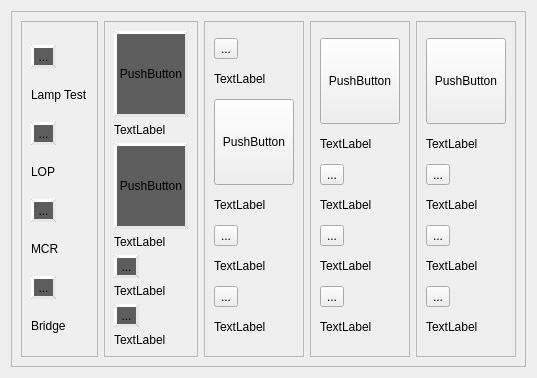
      <widget class="QWidget" name="lop">
       <layout class="QGridLayout" name="gridLayout_3">
        <item row="0" column="0">
         <widget class="QFrame" name="frame_20">
          <property name="frameShape">
           <enum>QFrame::StyledPanel</enum>
          </property>
          <property name="frameShadow">
           <enum>QFrame::Raised</enum>
          </property>
          <layout class="QGridLayout" name="gridLayout_2">
           <item row="0" column="0">
            <widget class="QFrame" name="frame_22">
             <property name="maximumSize">
              <size>
               <width>112</width>
               <height>490</height>
              </size>
             </property>
             <property name="frameShape">
              <enum>QFrame::StyledPanel</enum>
             </property>
             <property name="frameShadow">
              <enum>QFrame::Raised</enum>
             </property>
             <layout class="QVBoxLayout" name="verticalLayout_20">
              <item>
               <widget class="QToolButton" name="toolButton_lamptest">
                <property name="styleSheet">
                 <string notr="true">            #toolButton_lamptest {
                background-color: rgb(93, 93, 93);
                border-style: outset;
                border-width: 3px;
                border-radius: 40px;
                border-color: rgb(232, 232, 232);
            }
            #toolButton_lamptest:pressed {
                background-color: red;
            }</string>
                </property>
                <property name="text">
                 <string>...</string>
                </property>
                <property name="icon">
                 <iconset resource="rsc.qrc">
                  <normaloff>:/icons/icons/button.png</normaloff>:/icons/icons/button.png</iconset>
                </property>
                <property name="iconSize">
                 <size>
                  <width>512</width>
                  <height>512</height>
                 </size>
                </property>
               </widget>
              </item>
              <item>
               <widget class="QLabel" name="label_24">
                <property name="maximumSize">
                 <size>
                  <width>16777215</width>
                  <height>14</height>
                 </size>
                </property>
                <property name="text">
                 <string>Lamp Test</string>
                </property>
               </widget>
              </item>
              <item>
               <widget class="QToolButton" name="toolButton_lop">
                <property name="styleSheet">
                 <string notr="true">            #toolButton_lop {
                background-color: rgb(93, 93, 93);
                border-style: outset;
                border-width: 3px;
                border-radius: 40px;
                border-color: rgb(232, 232, 232);
            }
            #toolButton_lop:pressed {
                background-color: red;
            }</string>
                </property>
                <property name="text">
                 <string>...</string>
                </property>
                <property name="icon">
                 <iconset resource="rsc.qrc">
                  <normaloff>:/icons/icons/button.png</normaloff>:/icons/icons/button.png</iconset>
                </property>
                <property name="iconSize">
                 <size>
                  <width>512</width>
                  <height>512</height>
                 </size>
                </property>
               </widget>
              </item>
              <item>
               <widget class="QLabel" name="label_25">
                <property name="maximumSize">
                 <size>
                  <width>16777215</width>
                  <height>14</height>
                 </size>
                </property>
                <property name="text">
                 <string>LOP</string>
                </property>
               </widget>
              </item>
              <item>
               <widget class="QToolButton" name="toolButton_mcr">
                <property name="styleSheet">
                 <string notr="true">            #toolButton_mcr {
                background-color: rgb(93, 93, 93);
                border-style: outset;
                border-width: 3px;
                border-radius: 40px;
                border-color: rgb(232, 232, 232);
            }
            #toolButton_mcr:pressed {
                background-color: red;
            }</string>
                </property>
                <property name="text">
                 <string>...</string>
                </property>
                <property name="icon">
                 <iconset resource="rsc.qrc">
                  <normaloff>:/icons/icons/button.png</normaloff>:/icons/icons/button.png</iconset>
                </property>
                <property name="iconSize">
                 <size>
                  <width>512</width>
                  <height>512</height>
                 </size>
                </property>
               </widget>
              </item>
              <item>
               <widget class="QLabel" name="label_26">
                <property name="maximumSize">
                 <size>
                  <width>16777215</width>
                  <height>14</height>
                 </size>
                </property>
                <property name="text">
                 <string>MCR</string>
                </property>
               </widget>
              </item>
              <item>
               <widget class="QToolButton" name="toolButton_bridge">
                <property name="styleSheet">
                 <string notr="true">            #toolButton_bridge {
                background-color: rgb(93, 93, 93);
                border-style: outset;
                border-width: 3px;
                border-radius: 40px;
                border-color: rgb(232, 232, 232);
            }
            #toolButton_bridge:pressed {
                background-color: red;
            }</string>
                </property>
                <property name="text">
                 <string>...</string>
                </property>
                <property name="icon">
                 <iconset resource="rsc.qrc">
                  <normaloff>:/icons/icons/button.png</normaloff>:/icons/icons/button.png</iconset>
                </property>
                <property name="iconSize">
                 <size>
                  <width>512</width>
                  <height>512</height>
                 </size>
                </property>
               </widget>
              </item>
              <item>
               <widget class="QLabel" name="label_27">
                <property name="maximumSize">
                 <size>
                  <width>16777215</width>
                  <height>14</height>
                 </size>
                </property>
                <property name="text">
                 <string>Bridge</string>
                </property>
               </widget>
              </item>
             </layout>
            </widget>
           </item>
           <item row="0" column="1">
            <widget class="QFrame" name="frame_21">
             <property name="maximumSize">
              <size>
               <width>112</width>
               <height>490</height>
              </size>
             </property>
             <property name="frameShape">
              <enum>QFrame::StyledPanel</enum>
             </property>
             <property name="frameShadow">
              <enum>QFrame::Raised</enum>
             </property>
             <layout class="QVBoxLayout" name="verticalLayout_21">
              <item>
               <widget class="QPushButton" name="pushButton_control">
                <property name="minimumSize">
                 <size>
                  <width>74</width>
                  <height>86</height>
                 </size>
                </property>
                <property name="styleSheet">
                 <string notr="true">            #pushButton_control {
                background-color: rgb(93, 93, 93);
                border-style: outset;
                border-width: 3px;
                border-radius: 40px;
                border-color: rgb(232, 232, 232);
            }
            #pushButton_control:pressed {
                background-color: red;
            }</string>
                </property>
                <property name="text">
                 <string>PushButton</string>
                </property>
               </widget>
              </item>
              <item>
               <widget class="QLabel" name="label_20">
                <property name="maximumSize">
                 <size>
                  <width>16777215</width>
                  <height>14</height>
                 </size>
                </property>
                <property name="text">
                 <string>TextLabel</string>
                </property>
               </widget>
              </item>
              <item>
               <widget class="QPushButton" name="pushButton_control_2">
                <property name="minimumSize">
                 <size>
                  <width>74</width>
                  <height>86</height>
                 </size>
                </property>
                <property name="styleSheet">
                 <string notr="true">            #pushButton_control_2 {
                background-color: rgb(93, 93, 93);
                border-style: outset;
                border-width: 3px;
                border-radius: 40px;
                border-color: rgb(232, 232, 232);
            }
            #pushButton_control_2:pressed
 {
                background-color: red;
            }</string>
                </property>
                <property name="text">
                 <string>PushButton</string>
                </property>
               </widget>
              </item>
              <item>
               <widget class="QLabel" name="label_21">
                <property name="maximumSize">
                 <size>
                  <width>16777215</width>
                  <height>14</height>
                 </size>
                </property>
                <property name="text">
                 <string>TextLabel</string>
                </property>
               </widget>
              </item>
              <item>
               <widget class="QToolButton" name="toolButton">
                <property name="styleSheet">
                 <string notr="true">            #toolButton {
                background-color: rgb(93, 93, 93);
                border-style: outset;
                border-width: 3px;
                border-radius: 40px;
                border-color: rgb(232, 232, 232);
            }
            #toolButton:pressed {
                background-color: red;
            }</string>
                </property>
                <property name="text">
                 <string>...</string>
                </property>
                <property name="icon">
                 <iconset resource="rsc.qrc">
                  <normaloff>:/icons/icons/button.png</normaloff>:/icons/icons/button.png</iconset>
                </property>
                <property name="iconSize">
                 <size>
                  <width>512</width>
                  <height>512</height>
                 </size>
                </property>
               </widget>
              </item>
              <item>
               <widget class="QLabel" name="label_22">
                <property name="maximumSize">
                 <size>
                  <width>16777215</width>
                  <height>14</height>
                 </size>
                </property>
                <property name="text">
                 <string>TextLabel</string>
                </property>
               </widget>
              </item>
              <item>
               <widget class="QToolButton" name="toolButton_2">
                <property name="styleSheet">
                 <string notr="true">            #toolButton_2 {
                background-color: rgb(93, 93, 93);
                border-style: outset;
                border-width: 3px;
                border-radius: 40px;
                border-color: rgb(232, 232, 232);
            }
            #toolButton_2:pressed {
                background-color: red;
            }</string>
                </property>
                <property name="text">
                 <string>...</string>
                </property>
                <property name="icon">
                 <iconset resource="rsc.qrc">
                  <normaloff>:/icons/icons/button.png</normaloff>:/icons/icons/button.png</iconset>
                </property>
                <property name="iconSize">
                 <size>
                  <width>512</width>
                  <height>512</height>
                 </size>
                </property>
               </widget>
              </item>
              <item>
               <widget class="QLabel" name="label_23">
                <property name="maximumSize">
                 <size>
                  <width>16777215</width>
                  <height>14</height>
                 </size>
                </property>
                <property name="text">
                 <string>TextLabel</string>
                </property>
               </widget>
              </item>
             </layout>
            </widget>
           </item>
           <item row="0" column="2">
            <widget class="QFrame" name="frame_23">
             <property name="maximumSize">
              <size>
               <width>112</width>
               <height>490</height>
              </size>
             </property>
             <property name="frameShape">
              <enum>QFrame::StyledPanel</enum>
             </property>
             <property name="frameShadow">
              <enum>QFrame::Raised</enum>
             </property>
             <layout class="QVBoxLayout" name="verticalLayout_22">
              <item>
               <widget class="QToolButton" name="toolButton_7">
                <property name="styleSheet">
                 <string notr="true">            #toolButton_3 {
                background-color: rgb(93, 93, 93);
                border-style: outset;
                border-width: 3px;
                border-radius: 40px;
                border-color: rgb(232, 232, 232);
            }
            #toolButton_3:pressed {
                background-color: red;
            }</string>
                </property>
                <property name="text">
                 <string>...</string>
                </property>
                <property name="icon">
                 <iconset resource="rsc.qrc">
                  <normaloff>:/icons/icons/button.png</normaloff>:/icons/icons/button.png</iconset>
                </property>
                <property name="iconSize">
                 <size>
                  <width>512</width>
                  <height>512</height>
                 </size>
                </property>
               </widget>
              </item>
              <item>
               <widget class="QLabel" name="label_28">
                <property name="maximumSize">
                 <size>
                  <width>16777215</width>
                  <height>14</height>
                 </size>
                </property>
                <property name="text">
                 <string>TextLabel</string>
                </property>
               </widget>
              </item>
              <item>
               <widget class="QPushButton" name="pushButton_control_3">
                <property name="minimumSize">
                 <size>
                  <width>74</width>
                  <height>86</height>
                 </size>
                </property>
                <property name="styleSheet">
                 <string notr="true">            #pushButton_control_2 {
                background-color: rgb(93, 93, 93);
                border-style: outset;
                border-width: 3px;
                border-radius: 40px;
                border-color: rgb(232, 232, 232);
            }
            #pushButton_control_2:pressed {
                background-color: red;
            }</string>
                </property>
                <property name="text">
                 <string>PushButton</string>
                </property>
               </widget>
              </item>
              <item>
               <widget class="QLabel" name="label_31">
                <property name="maximumSize">
                 <size>
                  <width>16777215</width>
                  <height>14</height>
                 </size>
                </property>
                <property name="text">
                 <string>TextLabel</string>
                </property>
               </widget>
              </item>
              <item>
               <widget class="QToolButton" name="toolButton_8">
                <property name="styleSheet">
                 <string notr="true">            #toolButton_3 {
                background-color: rgb(93, 93, 93);
                border-style: outset;
                border-width: 3px;
                border-radius: 40px;
                border-color: rgb(232, 232, 232);
            }
            #toolButton_3:pressed {
                background-color: red;
            }</string>
                </property>
                <property name="text">
                 <string>...</string>
                </property>
                <property name="icon">
                 <iconset resource="rsc.qrc">
                  <normaloff>:/icons/icons/button.png</normaloff>:/icons/icons/button.png</iconset>
                </property>
                <property name="iconSize">
                 <size>
                  <width>512</width>
                  <height>512</height>
                 </size>
                </property>
               </widget>
              </item>
              <item>
               <widget class="QLabel" name="label_29">
                <property name="maximumSize">
                 <size>
                  <width>16777215</width>
                  <height>14</height>
                 </size>
                </property>
                <property name="text">
                 <string>TextLabel</string>
                </property>
               </widget>
              </item>
              <item>
               <widget class="QToolButton" name="toolButton_9">
                <property name="styleSheet">
                 <string notr="true">            #toolButton_3 {
                background-color: rgb(93, 93, 93);
                border-style: outset;
                border-width: 3px;
                border-radius: 40px;
                border-color: rgb(232, 232, 232);
            }
            #toolButton_3:pressed {
                background-color: red;
            }</string>
                </property>
                <property name="text">
                 <string>...</string>
                </property>
                <property name="icon">
                 <iconset resource="rsc.qrc">
                  <normaloff>:/icons/icons/button.png</normaloff>:/icons/icons/button.png</iconset>
                </property>
                <property name="iconSize">
                 <size>
                  <width>512</width>
                  <height>512</height>
                 </size>
                </property>
               </widget>
              </item>
              <item>
               <widget class="QLabel" name="label_30">
                <property name="maximumSize">
                 <size>
                  <width>16777215</width>
                  <height>14</height>
                 </size>
                </property>
                <property name="text">
                 <string>TextLabel</string>
                </property>
               </widget>
              </item>
             </layout>
            </widget>
           </item>
           <item row="0" column="3">
            <widget class="QFrame" name="frame_24">
             <property name="maximumSize">
              <size>
               <width>112</width>
               <height>490</height>
              </size>
             </property>
             <property name="frameShape">
              <enum>QFrame::StyledPanel</enum>
             </property>
             <property name="frameShadow">
              <enum>QFrame::Raised</enum>
             </property>
             <layout class="QVBoxLayout" name="verticalLayout_23">
              <item>
               <widget class="QPushButton" name="pushButton_control_4">
                <property name="minimumSize">
                 <size>
                  <width>74</width>
                  <height>86</height>
                 </size>
                </property>
                <property name="styleSheet">
                 <string notr="true">            #pushButton_control {
                background-color: rgb(93, 93, 93);
                border-style: outset;
                border-width: 3px;
                border-radius: 40px;
                border-color: rgb(232, 232, 232);
            }
            #pushButton_control:pressed {
                background-color: red;
            }</string>
                </property>
                <property name="text">
                 <string>PushButton</string>
                </property>
               </widget>
              </item>
              <item>
               <widget class="QLabel" name="label_32">
                <property name="maximumSize">
                 <size>
                  <width>16777215</width>
                  <height>14</height>
                 </size>
                </property>
                <property name="text">
                 <string>TextLabel</string>
                </property>
               </widget>
              </item>
              <item>
               <widget class="QToolButton" name="toolButton_10">
                <property name="styleSheet">
                 <string notr="true">            #toolButton {
                background-color: rgb(93, 93, 93);
                border-style: outset;
                border-width: 3px;
                border-radius: 40px;
                border-color: rgb(232, 232, 232);
            }
            #toolButton:pressed {
                background-color: red;
            }</string>
                </property>
                <property name="text">
                 <string>...</string>
                </property>
                <property name="icon">
                 <iconset resource="rsc.qrc">
                  <normaloff>:/icons/icons/button.png</normaloff>:/icons/icons/button.png</iconset>
                </property>
                <property name="iconSize">
                 <size>
                  <width>512</width>
                  <height>512</height>
                 </size>
                </property>
               </widget>
              </item>
              <item>
               <widget class="QLabel" name="label_34">
                <property name="maximumSize">
                 <size>
                  <width>16777215</width>
                  <height>14</height>
                 </size>
                </property>
                <property name="text">
                 <string>TextLabel</string>
                </property>
               </widget>
              </item>
              <item>
               <widget class="QToolButton" name="toolButton_12">
                <property name="styleSheet">
                 <string notr="true">            #toolButton {
                background-color: rgb(93, 93, 93);
                border-style: outset;
                border-width: 3px;
                border-radius: 40px;
                border-color: rgb(232, 232, 232);
            }
            #toolButton:pressed {
                background-color: red;
            }</string>
                </property>
                <property name="text">
                 <string>...</string>
                </property>
                <property name="icon">
                 <iconset resource="rsc.qrc">
                  <normaloff>:/icons/icons/button.png</normaloff>:/icons/icons/button.png</iconset>
                </property>
                <property name="iconSize">
                 <size>
                  <width>512</width>
                  <height>512</height>
                 </size>
                </property>
               </widget>
              </item>
              <item>
               <widget class="QLabel" name="label_36">
                <property name="maximumSize">
                 <size>
                  <width>16777215</width>
                  <height>14</height>
                 </size>
                </property>
                <property name="text">
                 <string>TextLabel</string>
                </property>
               </widget>
              </item>
              <item>
               <widget class="QToolButton" name="toolButton_14">
                <property name="styleSheet">
                 <string notr="true">            #toolButton {
                background-color: rgb(93, 93, 93);
                border-style: outset;
                border-width: 3px;
                border-radius: 40px;
                border-color: rgb(232, 232, 232);
            }
            #toolButton:pressed {
                background-color: red;
            }</string>
                </property>
                <property name="text">
                 <string>...</string>
                </property>
                <property name="icon">
                 <iconset resource="rsc.qrc">
                  <normaloff>:/icons/icons/button.png</normaloff>:/icons/icons/button.png</iconset>
                </property>
                <property name="iconSize">
                 <size>
                  <width>512</width>
                  <height>512</height>
                 </size>
                </property>
               </widget>
              </item>
              <item>
               <widget class="QLabel" name="label_38">
                <property name="maximumSize">
                 <size>
                  <width>16777215</width>
                  <height>14</height>
                 </size>
                </property>
                <property name="text">
                 <string>TextLabel</string>
                </property>
               </widget>
              </item>
             </layout>
            </widget>
           </item>
           <item row="0" column="4">
            <widget class="QFrame" name="frame_25">
             <property name="maximumSize">
              <size>
               <width>112</width>
               <height>490</height>
              </size>
             </property>
             <property name="frameShape">
              <enum>QFrame::StyledPanel</enum>
             </property>
             <property name="frameShadow">
              <enum>QFrame::Raised</enum>
             </property>
             <layout class="QVBoxLayout" name="verticalLayout_24">
              <item>
               <widget class="QPushButton" name="pushButton_control_5">
                <property name="minimumSize">
                 <size>
                  <width>74</width>
                  <height>86</height>
                 </size>
                </property>
                <property name="styleSheet">
                 <string notr="true">            #pushButton_control {
                background-color: rgb(93, 93, 93);
                border-style: outset;
                border-width: 3px;
                border-radius: 40px;
                border-color: rgb(232, 232, 232);
            }
            #pushButton_control:pressed {
                background-color: red;
            }</string>
                </property>
                <property name="text">
                 <string>PushButton</string>
                </property>
               </widget>
              </item>
              <item>
               <widget class="QLabel" name="label_33">
                <property name="maximumSize">
                 <size>
                  <width>16777215</width>
                  <height>14</height>
                 </size>
                </property>
                <property name="text">
                 <string>TextLabel</string>
                </property>
               </widget>
              </item>
              <item>
               <widget class="QToolButton" name="toolButton_11">
                <property name="styleSheet">
                 <string notr="true">            #toolButton {
                background-color: rgb(93, 93, 93);
                border-style: outset;
                border-width: 3px;
                border-radius: 40px;
                border-color: rgb(232, 232, 232);
            }
            #toolButton:pressed {
                background-color: red;
            }</string>
                </property>
                <property name="text">
                 <string>...</string>
                </property>
                <property name="icon">
                 <iconset resource="rsc.qrc">
                  <normaloff>:/icons/icons/button.png</normaloff>:/icons/icons/button.png</iconset>
                </property>
                <property name="iconSize">
                 <size>
                  <width>512</width>
                  <height>512</height>
                 </size>
                </property>
               </widget>
              </item>
              <item>
               <widget class="QLabel" name="label_35">
                <property name="maximumSize">
                 <size>
                  <width>16777215</width>
                  <height>14</height>
                 </size>
                </property>
                <property name="text">
                 <string>TextLabel</string>
                </property>
               </widget>
              </item>
              <item>
               <widget class="QToolButton" name="toolButton_13">
                <property name="styleSheet">
                 <string notr="true">            #toolButton {
                background-color: rgb(93, 93, 93);
                border-style: outset;
                border-width: 3px;
                border-radius: 40px;
                border-color: rgb(232, 232, 232);
            }
            #toolButton:pressed {
                background-color: red;
            }</string>
                </property>
                <property name="text">
                 <string>...</string>
                </property>
                <property name="icon">
                 <iconset resource="rsc.qrc">
                  <normaloff>:/icons/icons/button.png</normaloff>:/icons/icons/button.png</iconset>
                </property>
                <property name="iconSize">
                 <size>
                  <width>512</width>
                  <height>512</height>
                 </size>
                </property>
               </widget>
              </item>
              <item>
               <widget class="QLabel" name="label_37">
                <property name="maximumSize">
                 <size>
                  <width>16777215</width>
                  <height>14</height>
                 </size>
                </property>
                <property name="text">
                 <string>TextLabel</string>
                </property>
               </widget>
              </item>
              <item>
               <widget class="QToolButton" name="toolButton_15">
                <property name="styleSheet">
                 <string notr="true">            #toolButton {
                background-color: rgb(93, 93, 93);
                border-style: outset;
                border-width: 3px;
                border-radius: 40px;
                border-color: rgb(232, 232, 232);
            }
            #toolButton:pressed {
                background-color: red;
            }</string>
                </property>
                <property name="text">
                 <string>...</string>
                </property>
                <property name="icon">
                 <iconset resource="rsc.qrc">
                  <normaloff>:/icons/icons/button.png</normaloff>:/icons/icons/button.png</iconset>
                </property>
                <property name="iconSize">
                 <size>
                  <width>512</width>
                  <height>512</height>
                 </size>
                </property>
               </widget>
              </item>
              <item>
               <widget class="QLabel" name="label_39">
                <property name="maximumSize">
                 <size>
                  <width>16777215</width>
                  <height>14</height>
                 </size>
                </property>
                <property name="text">
                 <string>TextLabel</string>
                </property>
               </widget>
              </item>
             </layout>
            </widget>
           </item>
          </layout>
         </widget>
        </item>
       </layout>
      </widget>
